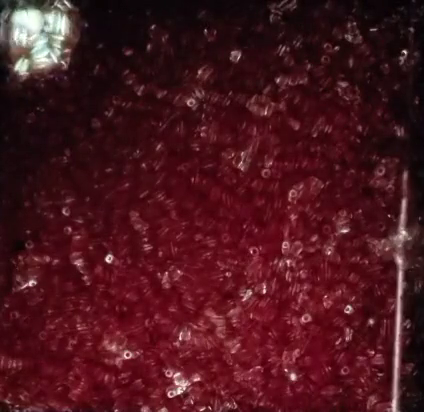
#> input picture ar/1.png, 424 x 412 px; its folder holds only this picture in this run
$ python processa_frames.py
#> lines starting #> are read from the running program, lines starting #| are printed output that depends on the picture; after the words box and inside, x2 and y2 are one past the last pixel; in counts of white or black regions, pixels touching at a corner belong together
# -*- coding: utf-8 -*-
"""
Created on Sat Aug 19 23:10:23 2023

@author: yanbw
"""

# Import necessary libraries
import numpy as np
import os
import imageio
import cv2
from PIL import Image
import matplotlib.pyplot as plt
import csv
from scipy import interpolate

# Define the directory where your images are located
directory = 'ar'

# Sort the image file names based on the frame number
image_files = sorted([file for file in os.listdir(directory) if file.endswith('.png')], key=lambda x: int(x.split('.')[0]))

# Assuming your original matrix is named 'original_matrix'
# Define the new dimensions for the reduced matrix
new_rows = 100  # Desired number of rows
new_cols = 100  # Desired number of columns

# Create grid indices for the original matrix

##AJEITAR PARA CADA CASO
rows, cols = 412, 424
x = np.linspace(0, cols - 1, cols)
y = np.linspace(0, rows - 1, rows)

X, Y = np.meshgrid(x, y)

# Create grid indices for the reduced matrix
new_x = np.linspace(0, cols - 1, new_cols)
new_y = np.linspace(0, rows - 1, new_rows)
new_X, new_Y = np.meshgrid(new_x, new_y)

# Use interpolation to create the reduced matrix
interpolation_method = 'cubic'  # You can choose other methods like 'linear' or 'nearest'

concentration_matrices = []
mask = [0, 0]
b = True

# Iterate over each image file
for filename in image_files:
    # Load the image
    image_path = os.path.join(directory, filename)
    image = cv2.imread(image_path)
#> image is the input picture: shape (412, 424, 3); mean B, G, R 29.3, 22.1, 74.2

    # Convert the image to grayscale
    gray = cv2.cvtColor(image, cv2.COLOR_BGR2GRAY)
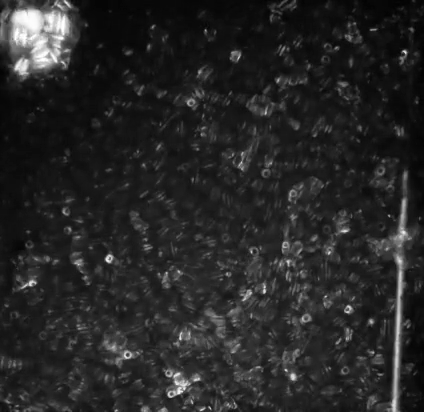
#> gray: shape (412, 424); min 2, max 255, mean 38.4

    # Enhance contrast
    clahe = cv2.createCLAHE(clipLimit=2.0, tileGridSize=(8, 8))
    enhanced = clahe.apply(gray)
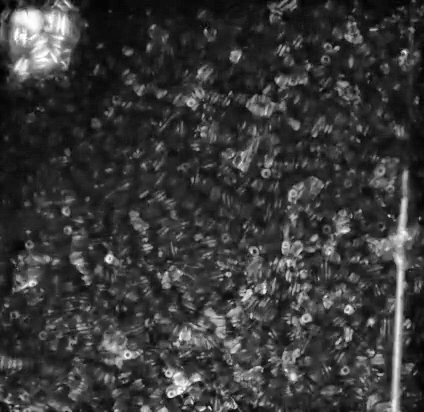
#> enhanced: shape (412, 424); min 1, max 255, mean 56.5

    # Apply thresholding to separate the dye from the background
    c, thresholded = cv2.threshold(enhanced, 120, 255, cv2.THRESH_BINARY)
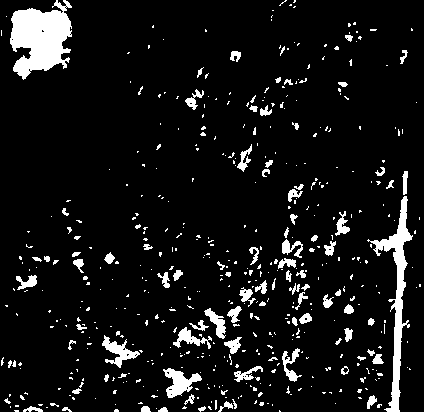
#> thresholded: shape (412, 424); 8.3% white; 505 white regions (416 under 20 px), largest, box (x1, y1, x2, y2) and area: (10, 0, 72, 80) 3204, (367, 196, 413, 412) 2073, (163, 368, 202, 398) 560
    print(np.shape(enhanced))
#| (412, 424)

    ##INTERPOLAÇÃO, COMO VOCE TINHA FEITO, FICA BOM NA AGUA E ESPUMA, NO AR NÃO!!
  #  R = reduced_matrix = interpolate.griddata((X.flatten(), Y.flatten()), enhanced.flatten(), (new_X, new_Y), method=interpolation_method)
    R=enhanced
    R = (255 - R) / 255
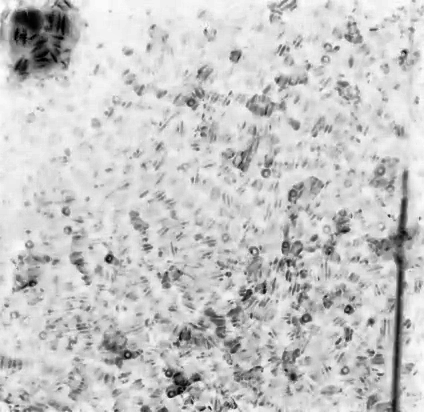
#> R: shape (412, 424) float64; min 0, max 0.996, mean 0.779
    if(b == True):
        mask = R
        print("a", mask)
#> (printed output is left out)
        b = False

    matrix = mask - R
#> matrix: shape (412, 424) float64; every value is 0
    concentration_matrix = (matrix - np.min(matrix)) / (np.max(matrix) - np.min(matrix))
#> concentration_matrix: shape (412, 424) float64; every value is NaN or infinite

    concentration_matrices.append(concentration_matrix)

    # Save concentration_matrix as CSV for each time step
    csv_path = os.path.join(directory, f'concentration_{filename.split(".")[0]}.csv')
    with open(csv_path, 'w', newline='') as csvfile:
        csvwriter = csv.writer(csvfile)
        for row in concentration_matrix:
            csvwriter.writerow(row)

    # Display the concentration_matrix
    plt.imshow(concentration_matrix, cmap='coolwarm', interpolation='nearest', vmin=0, vmax=1)  # Adjust vmin and vmax
    plt.axis('off')
    plt.colorbar()
    plt.show()
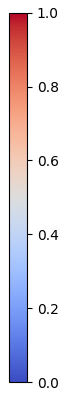
#> figure drawn by matplotlib, 2 panels

# Continue with the GIF creation as before
frames = []
for concentration_matrix in concentration_matrices:
    plt.imshow(concentration_matrix, cmap='coolwarm', interpolation='nearest', vmin=0 , vmax=1)  # Adjust vmin and vmax
    plt.axis('off')
    plt.savefig('a.png')

    img = Image.open('a.png')
#> img: PIL image 640x480 RGBA; every value is 255
    frames.append(np.array(img))

    # Remove the saved image file
    img.close()

# Save the plot images as a GIF
gif_path = os.path.join(directory, 'animation.gif')
imageio.mimsave(gif_path, frames, duration=0.2)

$ run again, on ar/13.png
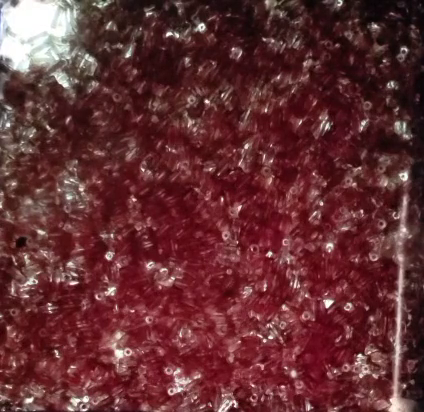
#> input picture ar/13.png, 424 x 412 px
#> image is the input picture: shape (412, 424, 3); mean B, G, R 50.9, 47.9, 100
#> `c, thresholded = cv2.threshold(enhanced, 120, 255, cv2.THRESH_BINARY)`:
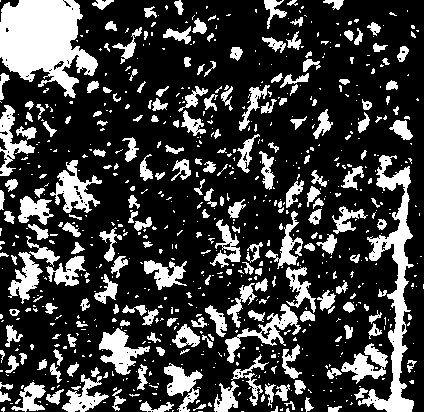
#> thresholded: shape (412, 424); 24.9% white; 757 white regions (535 under 20 px), largest, box (x1, y1, x2, y2) and area: (0, 0, 98, 98) 6049, (358, 155, 414, 412) 3860, (50, 160, 102, 213) 1123
#| (412, 424)
#> `R = (255 - R) / 255`:
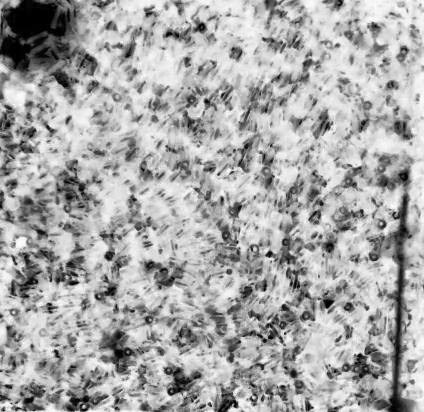
#> R: shape (412, 424) float64; min 0, max 0.996, mean 0.66
#> (printed output is left out)
#> matrix: shape (412, 424) float64; every value is 0
#> concentration_matrix: shape (412, 424) float64; every value is NaN or infinite
#> img: PIL image 640x480 RGBA; every value is 255

$ run again, on ar/2.png
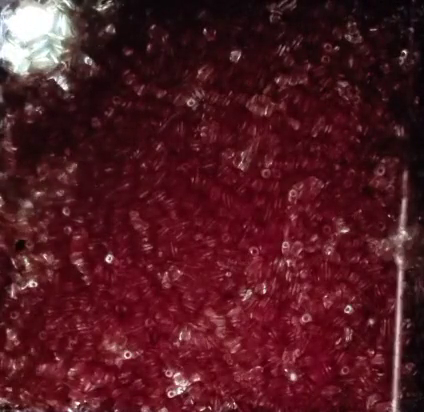
#> input picture ar/2.png, 424 x 412 px
#> image is the input picture: shape (412, 424, 3); mean B, G, R 34.4, 26.8, 81
#> `c, thresholded = cv2.threshold(enhanced, 120, 255, cv2.THRESH_BINARY)`:
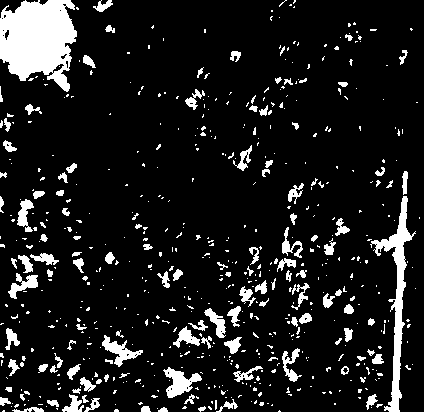
#> thresholded: shape (412, 424); 11.3% white; 611 white regions (488 under 20 px), largest, box (x1, y1, x2, y2) and area: (0, 0, 77, 92) 5025, (370, 196, 416, 412) 2086, (163, 367, 202, 398) 568
#| (412, 424)
#> `R = (255 - R) / 255`:
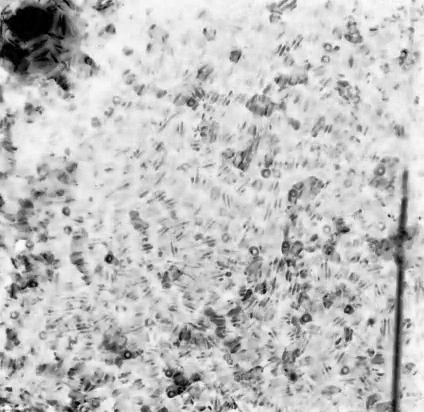
#> R: shape (412, 424) float64; min 0, max 0.988, mean 0.753
#> (printed output is left out)
#> matrix: shape (412, 424) float64; every value is 0
#> concentration_matrix: shape (412, 424) float64; every value is NaN or infinite
#> img: PIL image 640x480 RGBA; every value is 255

$ run again, on ar/3.png
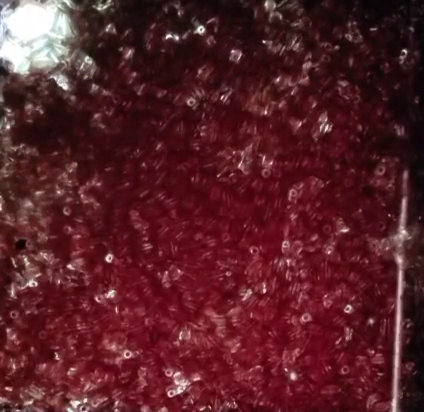
#> input picture ar/3.png, 424 x 412 px
#> image is the input picture: shape (412, 424, 3); mean B, G, R 38.9, 32.4, 87.5
#> `c, thresholded = cv2.threshold(enhanced, 120, 255, cv2.THRESH_BINARY)`:
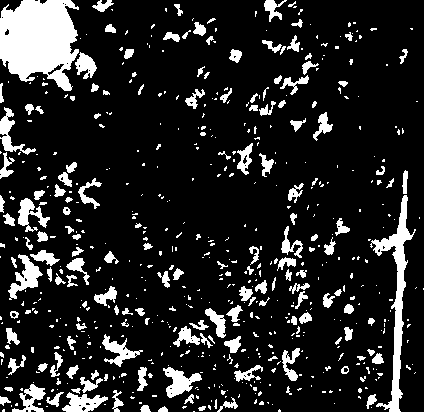
#> thresholded: shape (412, 424); 14.8% white; 605 white regions (438 under 20 px), largest, box (x1, y1, x2, y2) and area: (0, 0, 79, 91) 5291, (370, 195, 416, 412) 2132, (8, 254, 43, 300) 628
#| (412, 424)
#> `R = (255 - R) / 255`:
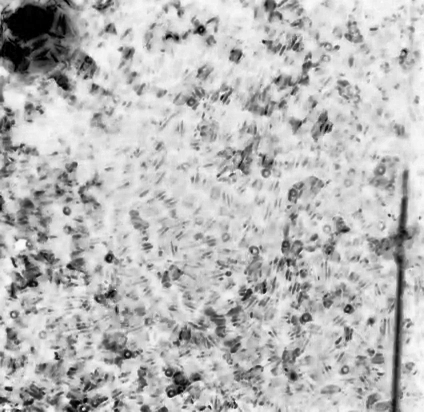
#> R: shape (412, 424) float64; min 0, max 0.992, mean 0.726
#> (printed output is left out)
#> matrix: shape (412, 424) float64; every value is 0
#> concentration_matrix: shape (412, 424) float64; every value is NaN or infinite
#> img: PIL image 640x480 RGBA; every value is 255
